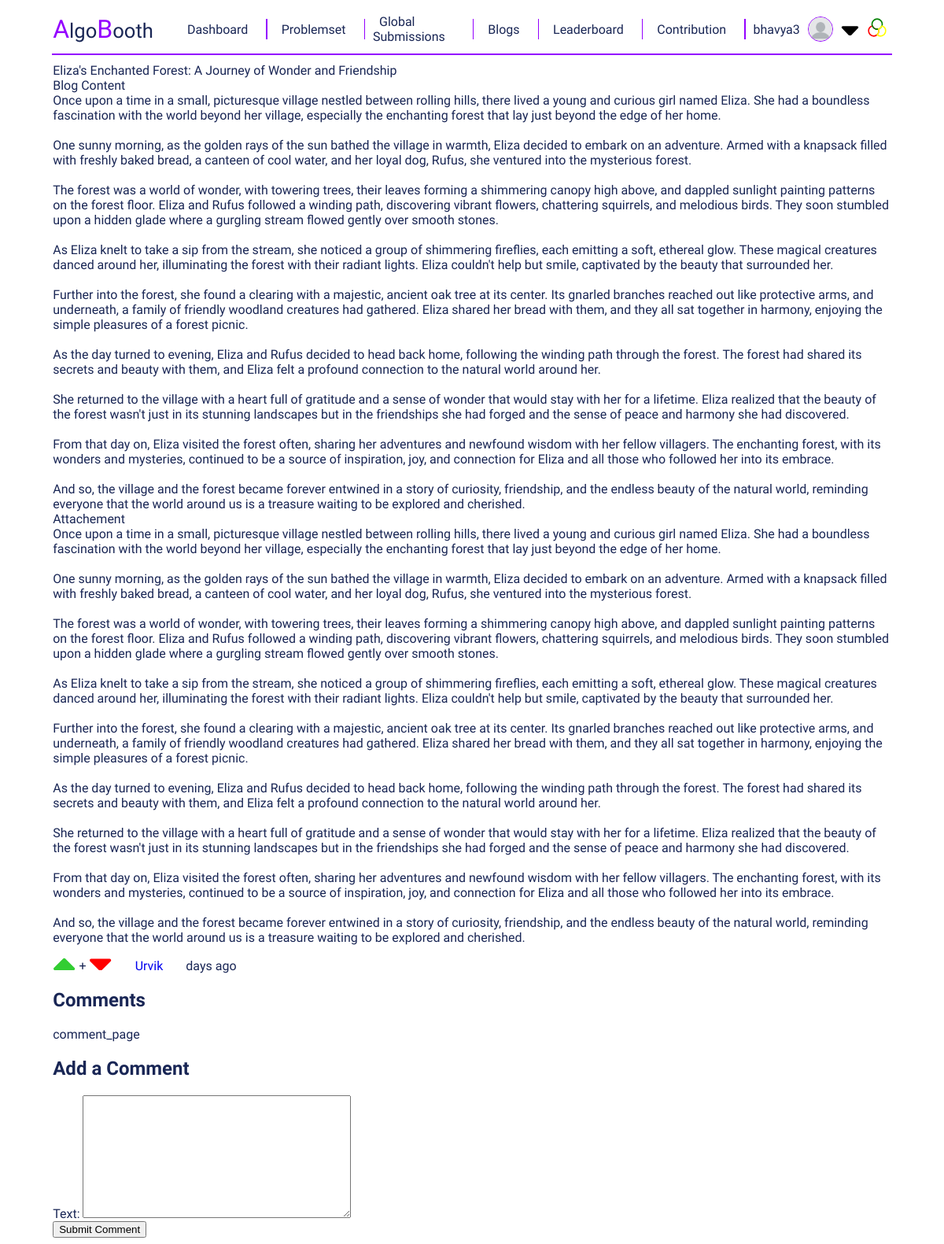
Page /blog/add_comment/7/ (signed in) on the committed database.
### register/models.py (models this page shows)
class CustomUser(AbstractUser):
    country = models.CharField(max_length=100,blank=True, null=True)
    university_name = models.CharField(max_length=100,blank=True, null=True)
    profile_image = models.ImageField(upload_to='profile_image/', blank=True, null=True,default='profile_image/blank-profile-picture.png')

### addBlog/models.py (models this page shows)
class Blog(models.Model) :
    author = models.ForeignKey(settings.AUTH_USER_MODEL, on_delete=models.CASCADE)
    title = models.CharField(max_length = 100)
    content = models.TextField()
    image = models.ImageField(upload_to="media/blog_image")
    added_date = models.DateTimeField(auto_now_add = True)
    likes = models.IntegerField(default=0)
    dislikes = models.IntegerField(default=0)
    class Meta:
        db_table = "blog"

### blogPage/views.py (the view, shortened to what this page needs)
# urls.py: path('add_comment/<int:blog_id>/', add_comment, name='add_comment'),  # URL pattern for top-level comments
def add_comment(request, blog_id, comment_id = None):
    blog = get_object_or_404(Blog, id=blog_id)
    parent_comment = None
    if comment_id:
        parent_comment = get_object_or_404(Comment, id=comment_id)
    form = CommentForm()
    comments = Comment.objects.filter(blog=blog, parent_comment=None)
    return render(request, 'add_comment.html', {
        'blog': blog,
        'form': form
    })

### blogPage/forms.py
class CommentForm(forms.ModelForm):
    class Meta:
        model = Comment
        fields = ['text']

### blogPage/templates/add_comment.html (shortened to what this page needs)
{% extends "base.html" %}
{% load static %}
{% block add_css_file %}
<link href='{% static "styles/blog_page.css" %}' rel="stylesheet">
{% endblock add_css_file %}
{% block content %}
<div id="problem-page-container">
    <div id="problem-title">
        {{blog.title}}
    </div>
    <div id="sub-container">
        <div id="left-side" class="problem-details-left-side">
            <div class="sub-section-title">
                Blog Content
            </div>
            <div class="sub-section-content" id="problem-statement">
                {{blog.content|linebreaksbr}}
            </div>
            <div class="sub-section-title">
                Attachement
            </div>
            <div class="sub-section-content" id="problem-statement">
                {{blog.content|linebreaksbr}}
            </div>
        </div>
    </div>
    <div id="sub-container">
        <div id="left-side" class="problem-details-left-side">
            <div class="sub-section-content-like" id="problem-statement">
                <a href="{% url 'blog_likes' blog.id %}"></a>
                +{{count|linebreaksbr}}
                <a href="{% url 'blog_dislikes' blog.id %}"></a>
                <a href="{% url 'profile_page'%}" style="text-decoration: none;">  {{blog.author}}</a>
                {% if days == 1 %}
                    {{days}} day ago
                {% else %}
                    {{days}} days ago
                {% endif %}
            </div>
        </div>
    </div>
<h2>Comments</h2>
comment_page
<h2>Add a Comment</h2>
    <form method="post">
        {{ form.as_p }}
        <button type="submit">Submit Comment</button>
    </form>
</div>
{% endblock content %}

### templates/base.html (shortened to what this page needs)
<!DOCTYPE html>
<html lang="en">
    <head>
        {% load static %}
        <link href='{% static "styles/base.css" %}' rel="stylesheet">
        <link href='{% static "styles/toast.css" %}' rel="stylesheet">
        {% block add_css_file %}{% endblock add_css_file %}
    </head>
    <body>
        <div id = "root">
            <div id = "navbar">
                <div id = "logo">
                    <span class = "special-char">A</span>lgo<span class = "special-char">B</span>ooth
                </div>
                <div id = "nav-item-div">
                    <div class = "nav-item">
                        <a href="{% url "dashboard" %}">Dashboard</a>
                    </div>
                    <div class = "nav-item">
                        <a href="{% url "problem_page" %}">Problemset</a>
                    </div>
                    <div class = "nav-item">
                        <a href="{% url "global_submissions" %}">Global Submissions</a>
                    </div>
                    <div class = "nav-item">
                        <a href="{% url "blog_page" %}">Blogs</a>
                    </div>
                    <div class = "nav-item">
                        <a href="{% url "standing_page" %}">Leaderboard</a>
                    </div>
                    <div class = "nav-item">
                        <a href="{% url "contribution_page" %}">Contribution</a>
                    </div>
                    {% if user.is_authenticated %}
                    <div class = "nav-item">
                        <div id = "my-select">
                            {{user}}
                            <img id = "profile-picture-nav" src="{{user.profile_image.url}}" alt="">
                            <img class = "icons" id = "drop-icon" src={% static "icons/drop.svg" %} alt="drop">
                        </div>
                    </div>
                    {%else%}
                    <div class = "vertical-line"></div>
                    <div class = "nav-item">
                        <a href="{% url "login" %}">Login</a>
                    </div>
                    {%endif%}
            </div>
            <div title = "Change Theme" class = "nav-item" id = "change-theme">
                <img class = "icons" src="{% static "icons/theme.svg" %}" alt="">
            </div>
            </div>
            <div class = "horizontal-line">
            </div>
            <div id = "container">
                {% block content %}{% endblock content %}
            </div>
        </div>
    </body>
</html>

### static/styles/base.css (style rules this page uses)
:root { --color-a: #45FFCA; --color-a-low: rgba(69,255,202,0.5); --color-a-theme-1: rgb(34, 34, 34); --color-a-theme-2: rgb(67, 66, 66); --color-b: yellow; --color-c: rgb(255, 255, 255); font-family: 'Mooli', sans-serif; background-color: #001524; color: var(--color-b); }
body { display: flex; flex-direction: column; }
.icons { height: 1.6rem; width: auto; }
#container { width: 90%; }
#root { display: flex; flex-direction: column; align-items: center; }
#navbar { display: flex; flex-direction: row; border-radius: 5px; align-items: center; padding: 5px; width: 90%; }
#nav-item-div { width: 90%; display: flex; flex-direction: row; gap: 10px; align-items: center; padding: 5px; justify-content: space-evenly; }
.nav-item { padding-right: 5px; color: var(--color-b); }
.nav-item a { padding: 8px; text-decoration: none; color: var(--color-b); }
#logo { margin-right: 30px; font-size: 1.6rem; }
.special-char { color: var(--color-a); font-size: 2rem; }
.horizontal-line { width: 90%; margin-top: 2px; margin-bottom: 10px; border: 1px solid var(--color-a); }
#change-theme { cursor: pointer; }
#my-select { display: flex; align-items: center; }
#drop-icon { position: relative; top: -5px; }
#profile-picture-nav { height: 30px; width: 30px; margin-right: 10px; margin-left: 10px; border-radius: 100%; border: 1px solid var(--color-a); }

### static/styles/toast.css (style rules this page uses)
p { padding: 0; margin: 0; }

### rows in the picture
CustomUser: username "bhavya3", profile_image (placeholder picture)
Blog: title "Eliza's Enchanted Forest: A Journey of Wonder and Friendship", content "Once upon a time in a small, picturesque village nestled between rolling hills, there lived a young and curious girl named Eliza. She had a boundless fascination with the world beyond her village, especially the enchanting forest that lay just beyond the edge of her home. One sunny morning, as the golden rays of the sun bathed the village in warmth, Eliza decided to embark on an adventure. Armed with a knapsack filled with freshly baked bread, a canteen of cool water, and her loyal dog, Rufus, she ventured into the mysterious forest. The forest was a world of wonder, with towering trees, their leaves forming a shimmering canopy high above, and dappled sunlight painting patterns on the…", author "Urvik"
